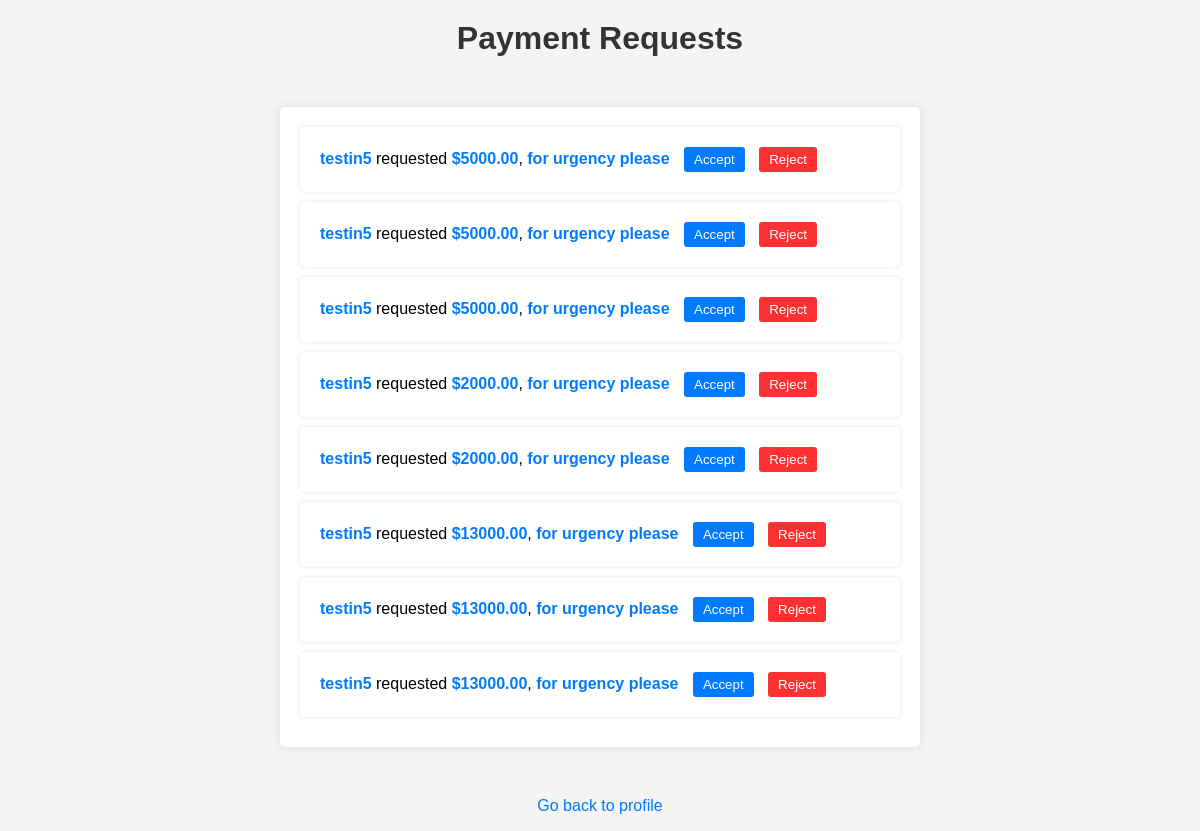
Before: /view_payment_requests/ (signed in) with the older database file.
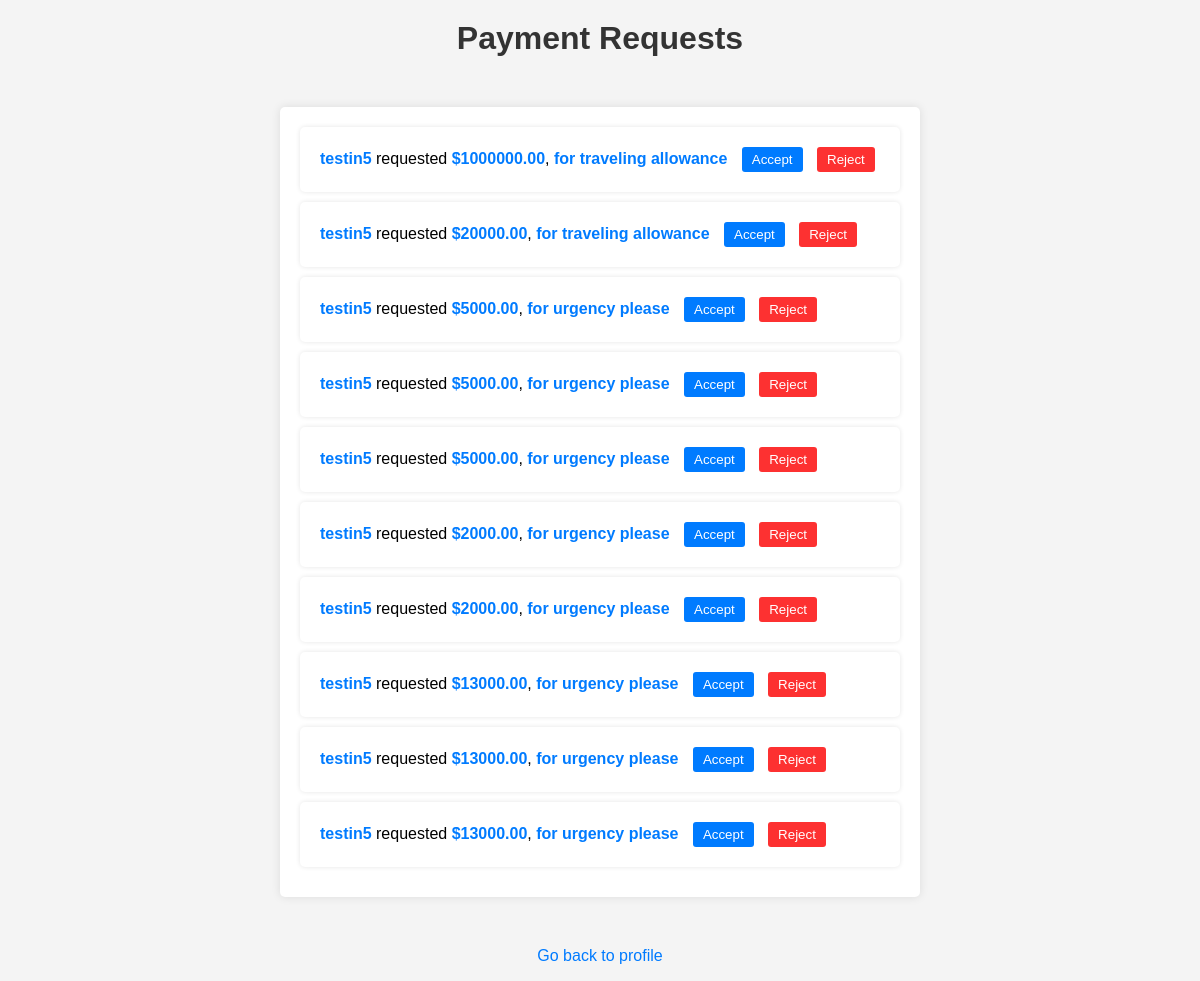
After: the same page with the newer database file.
### moneyApp/models.py (models this page shows, shortened)
class PaymentRequest(models.Model):
    requester = models.ForeignKey(CustomUser, on_delete=models.CASCADE, related_name='payment_requests_sent')
    recipient = models.ForeignKey(CustomUser, on_delete=models.CASCADE, related_name='payment_requests_received')
    amount = models.DecimalField(max_digits=10, decimal_places=2)
    description = models.CharField(max_length=100)
    is_accepted = models.BooleanField(default=False)
    created_at = models.DateTimeField(auto_now_add=True)

class CustomUser(AbstractUser):
    email = models.EmailField(unique=True)
    first_name = models.CharField(max_length=30, blank=True)
    last_name = models.CharField(max_length=30, blank=True)
    date_of_birth = models.DateField(null=True, blank=True)
    total_balance = models.DecimalField(max_digits=10, decimal_places=2, default=0.0)
    CURRENCY_CHOICES = [
            ('GBP', 'British Pound'),
            ('USD', 'US Dollar'),
            ('EUR', 'Euro'),
        ]
    currency = models.CharField(max_length=3, choices=CURRENCY_CHOICES, default='GBP')
    groups = models.ManyToManyField(Group, related_name="customuser_groups", blank=True, verbose_name=_("user group"))
    user_permissions = models.ManyToManyField(Permission, related_name="customuser_permissions", blank=True, verbose_name=_("user permission"))
    objects = CustomUserManager()
    class Meta:
        permissions = [("can_view_dashboard", "Can view dashboard")]

### moneyApp/views.py (the view)
# urls.py: path('view_payment_requests/', view_payment_requests, name='view_payment_requests'),
@login_required
def view_payment_requests(request):
    payment_requests = PaymentRequest.objects.filter(recipient=request.user).order_by('-id')
    return render(request, 'view_payment_requests.html', {'payment_requests': payment_requests})

### moneyApp/templates/view_payment_requests.html (shortened to what this page needs)
{% load static %}
<!DOCTYPE html>
<html lang="en">
<head>
</head>
<body>
    <h1>Payment Requests</h1>
    <ul>
        <div class="container">
            {% for payment_request in payment_requests %}
            <li>
            <strong>{{ payment_request.requester }}</strong> requested <strong>${{ payment_request.amount }}</strong>, <strong>{{ payment_request.description }}</strong>
            <form action="{% url 'accept_payment_request' payment_request.id %}" method="post">
                <button type="submit">Accept</button>
            </form>
            <form action="{% url 'reject_payment_request' payment_request.id %}" method="post">
                <button class="reject" type="submit">Reject</button>
            </form>
        </li>
        {% endfor %}
    </ul>
    <footer class="footer">
        <p><a href="{% url 'profile' %}" class="home-link">Go back to profile</a></p>
    </footer>
</body>
</html>

Changed rows visible on the page:
added PaymentRequest: requester "testin5", amount "1000000.00", description "for traveling allowance"
added PaymentRequest: requester "testin5", amount "20000.00", description "for traveling allowance"
